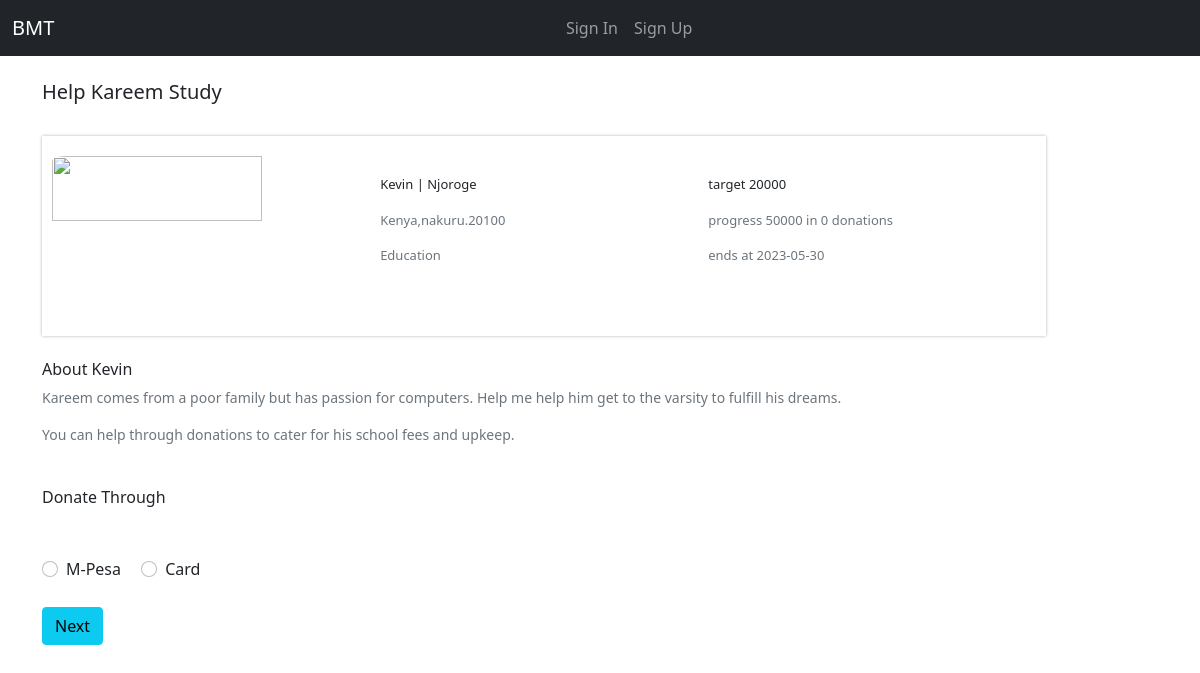
Page /Users/project/23/details on the earlier database version.
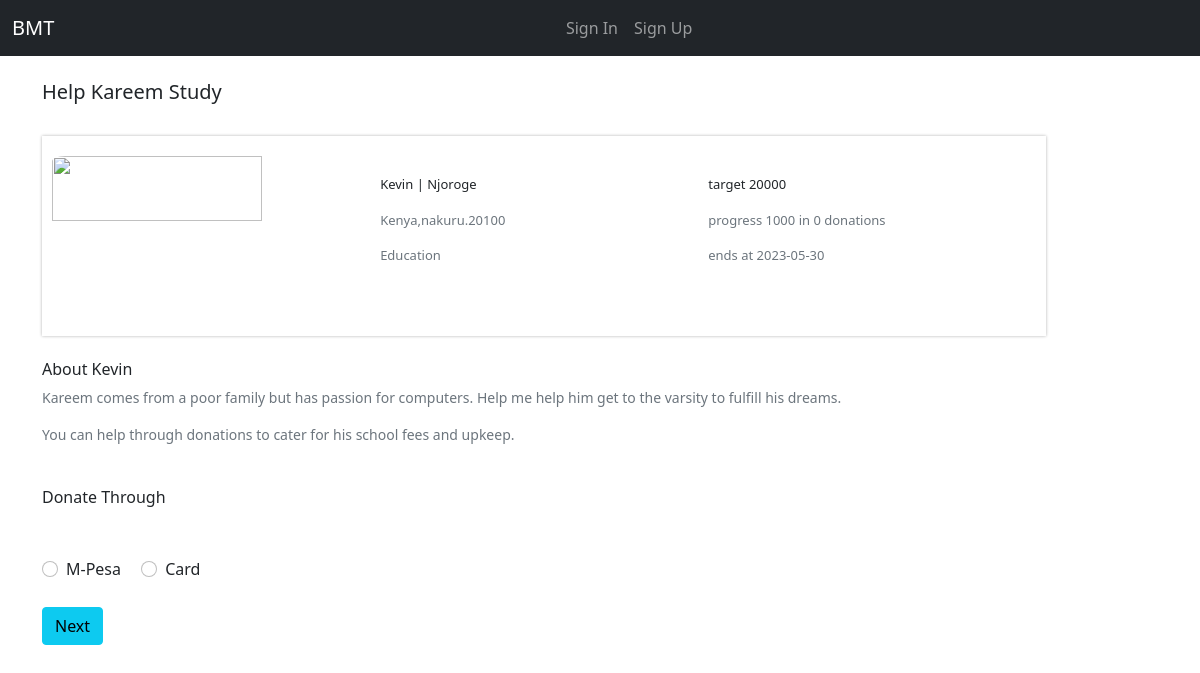
Same page on the later database version.
### Users/models.py (models this page shows, shortened)
class Project(models.Model):
    user = models.ForeignKey(MyUser, on_delete=models.CASCADE)
    title=models.CharField(max_length=30)
    first_name=models.CharField(max_length=100)
    last_name=models.CharField(max_length=100)
    surname=models.CharField(max_length=100,blank=True)
    target_relationship=models.CharField(max_length=100,blank=True)
    target_country=models.CharField(max_length=100,blank=True)
    target_city=models.CharField(max_length=100,blank=True)
    target_area=models.CharField(max_length=100,blank=True)
    problem=models.TextField(max_length=500,blank=True)
    solution=models.TextField(max_length=300,blank=True)
    target_amount=models.PositiveIntegerField(default=0)
    achieved_amount=models.PositiveIntegerField(default=0)
    date=models.DateTimeField(auto_now=True)
    expiry=models.CharField(max_length=100)
    status=models.CharField(max_length=10)
    def __str__(self):
        return f"{self.user}"

### Users/views.py (the view, shortened to what this page needs)
# urls.py: path('project/<int:pk>/details', ProjectDetail.as_view(), name='projectid'),
class ProjectDetail(DetailView):
    template_name='Users/projectid.html'
    context_object_name='project'
    model=Project
    def get_context_data(self, *, object_list=None, **kwargs):
        context = super(ProjectDetail, self).get_context_data(**kwargs)
        user = self.request.user
        print(type(user))
        context['donations'] =StripeCardPayments.objects.filter(project_id=self.kwargs['pk']).count()
        print(context)
        return context

### Users/models.py (called while the page is built)
    def __str__(self):
        return self.email

### Users/templates/Users/projectid.html (shortened to what this page needs)
{% extends 'Users/base.html' %}
{% load static %}
{% block content %}
<div class="container">
    <br>
      <h5>{{ project.title|title }}</h5>
    <br>
    <div class="idcontainer ">
        <div class="img-container">
            <img src="https://encrypted-tbn0.gstatic.com/images?q=tbn:ANd9GcRO-4Q4uAw7MPWWiDNf2KqwdAswigARFbz6_Q&usqp=CAU">
        </div>
        <div>
            <br><br>
            <p>{{ project.first_name }} | {{ project.last_name }} </p>
            <p class="text-muted"> {{ project.target_country  }},{{ project.target_city }}.{{ project.target_area }} </p>
            <p class="text-muted">Education</p>
        </div>
        <div>
            <br><br>
            <p>target {{ project.target_amount }}  </p>
            <p class="text-muted">progress {{ project.achieved_amount  }} in {{ donations }} donations </p>
            <p class="text-muted">ends at {{ project.expiry }}</p>
        </div>
    </div>
<br>
    <div style="font-size:14px;">
        <h6>About {{ project.first_name }}</h6>
        <p class="text-muted">{{ project.problem }}</p>
        <p class="text-muted">{{ project.solution }} </p>
    </div>
<div>
    <br>
    Donate Through
    <br><br>
  </div>
    <br>
    <form method="POST">
<div id="trade-table">
       <div class="form-check form-check-inline"  >
          <input class="form-check-input" type="radio" name="line" id="name" data-rate="M-Pesa" value='M-Pesa'  >
           <label>M-Pesa</label>
       </div>
      <div class="form-check form-check-inline">
          <input class="form-check-input" type="radio" name="line" id="card" value='Card'  >
          <label>Card</label>
      </div>
<br>
    <br>
    <button class="btn btn-info">Next</button>
    </form>
</div>
</div>
{% endblock %}

Differences in the rows shown:
changed Project "Help Kareem Study": achieved_amount "50000" → "1000"
